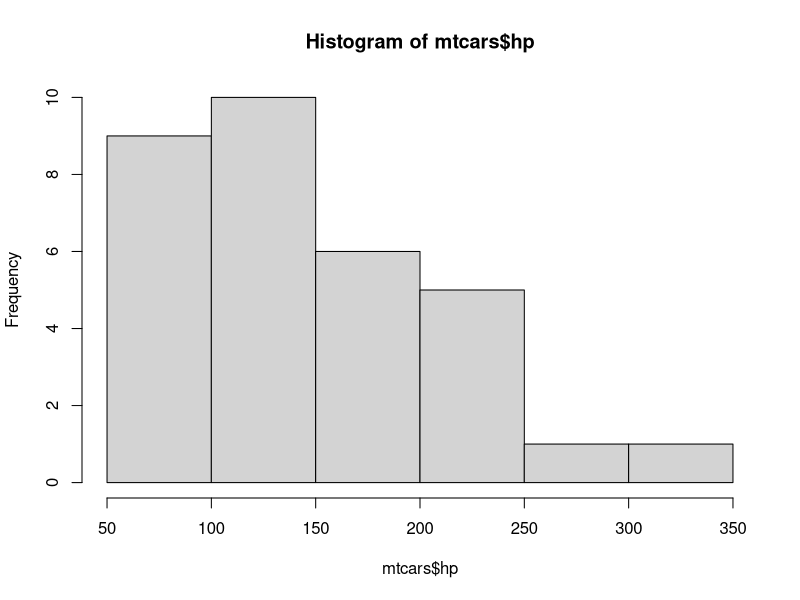
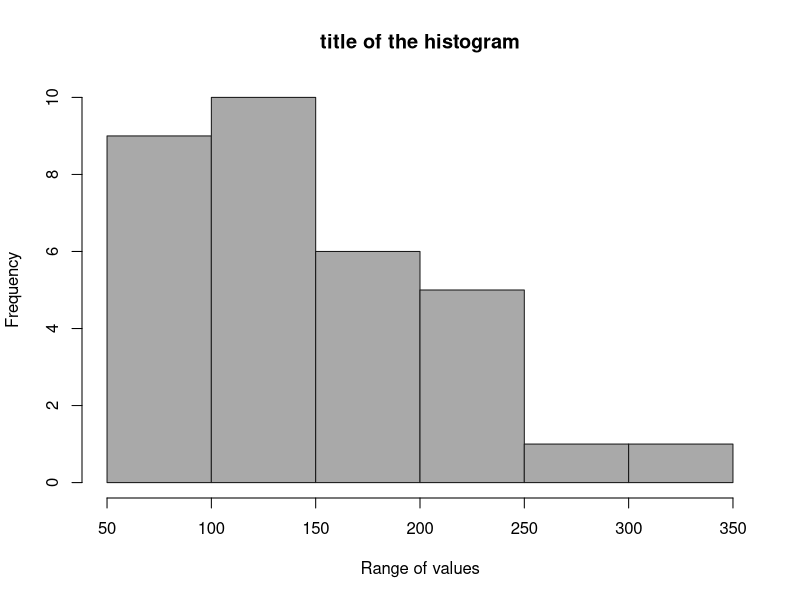

Source code (R) for these figures, in order: (Note: this script raises an error after producing the figures.)
data("mtcars")

#First histogram
hist(mtcars$hp)

#Second histogram
hist(mtcars$hp,
     #breaks = 20,
     breaks = seq(50, 350, 50),
     col = 'darkgray',
     border = 'gray10',
     main = 'title of the histogram',
     xlab = 'Range of values')

#histogram with ggplot
ggplot(data = mtcars,
       mapping = aes(x = hp)) +
  geom_histogram(bins = 9)

#histogram with ggplot
ggplot(data = mtcars,
       mapping = aes(x = hp,
                     fill =factor(vs))) +
  geom_histogram(bins = 9, 
                 position = 'identity',
                 alpha = 0.8) +
  labs(title = 'titulo',
       fill = 'vs_motor',
       x = 'HP [unit]',
       y = 'frecuency',
       subtitle = 'sub',
       caption = 'this is the caption')
